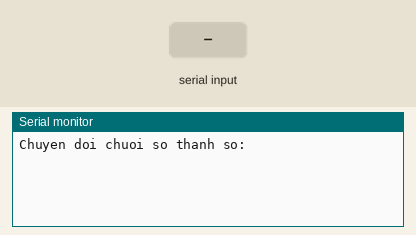
This sketch was run on a simulated Arduino Leonardo, built with avr-gcc and run on an emulated ATmega32U4. Shown: the last lines printed to the serial monitor. The inputs (shaded band) are chosen by the test bench.

Above: at 1.2 s.
1.3 s: "90,45\n" received over Serial
At 1.7 s:
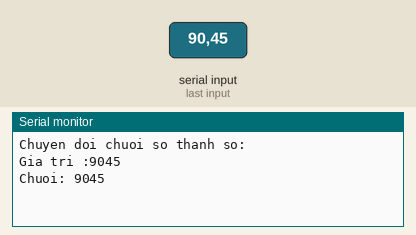
2.8 s: "30,150\n" received over Serial
At 4.1 s:
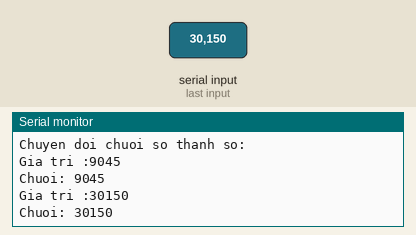

The sketch:

inString_toInt.ino
```cpp
String inString = "";    // biến inString dùng để lưu giá trị từ input

void setup() {
  // Mở cổng Serial với mức baudrate 9600
  Serial.begin(9600);
  while (!Serial) {
    ; // đợi cổng Serial được bật lên (chỉ cần với mạch Arduino Leonardo)
  }

  // Gửi một thông báo rằng hàm setup đã hoạt động xong
  Serial.println("\n\nChuyen doi chuoi so thanh so:");
  Serial.println();
}

void loop() {
  // Đọc giá trị từ Serial
  while (Serial.available() > 0) {
    int inChar = Serial.read(); //Xem thêm về Serial.read() tại http://arduino.vn/reference/library/serial/1/huong-dan-ham/read
    if (isDigit(inChar)) { // Hàm kiểm tra SỐ ĐÓ có là một ký tự số hay không (xem bảng ACSII http://arduino.vn/reference/bang-ma-ascii )
      // Chuyển đổi số đó thành ký tự
      // và thêm vào chuỗi. Nếu không thì bạn sẽ thêm một số nguyên vào đấy :P
      inString += (char)inChar;
    }
    // Nếu inChar là một ký tự xuống dòng. Ta in kết quả ra
    if (inChar == '\n' ) {//Một ký tự ta dùng dấu ' (nháy đơn) còn một chuỗi ta dùng " (dấu nháy kép)
      Serial.print("Gia tri :");
      Serial.println(inString.toInt());
      Serial.print("Chuoi: ");
      Serial.println(inString);
      // xóa giá trị của biến inString
      inString = "";
    }
  }
}
```

Measured:
- after the input at 1.3 s, the serial monitor: prints a new line at once (image 1)
- after the input at 2.8 s, the serial monitor: prints a new line at once (image 2)
